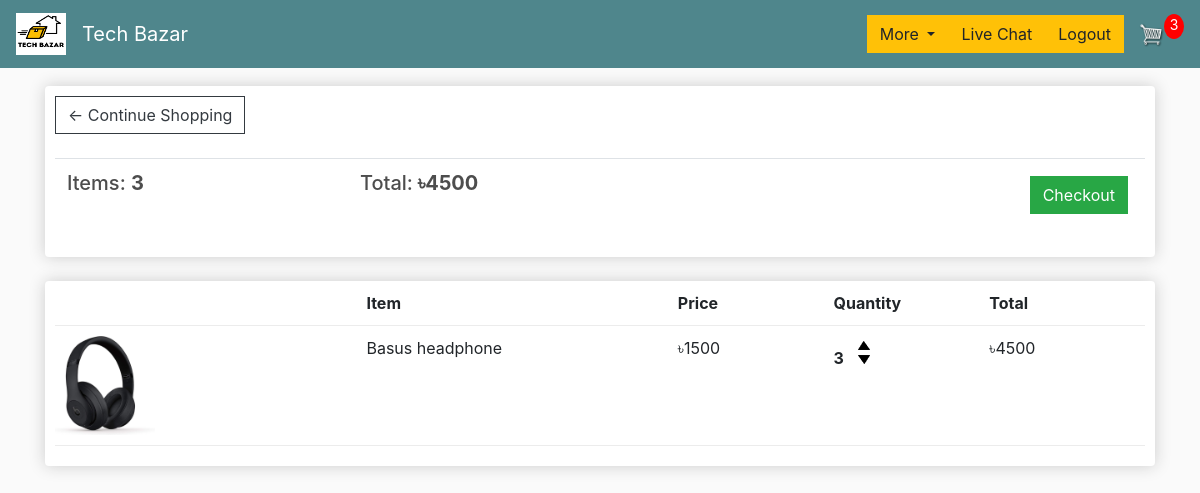
The page /cart/ (signed in) on the database as committed earlier.
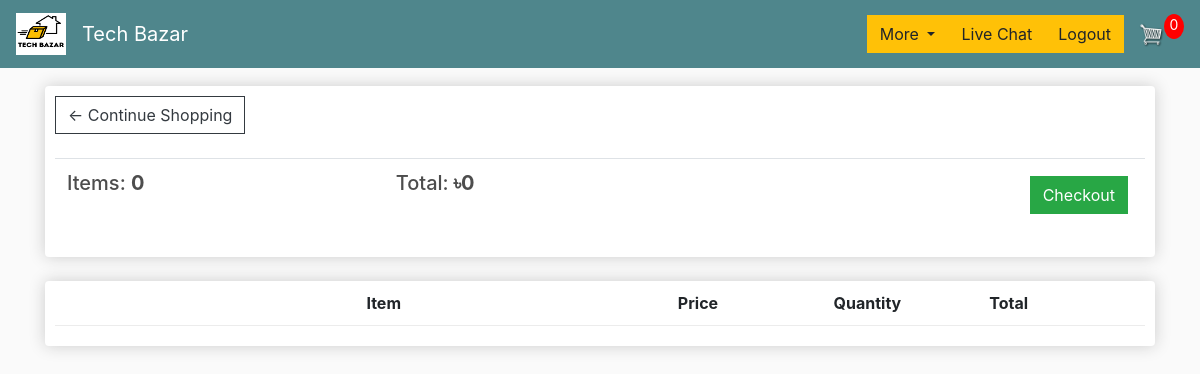
The same page on the database as committed later.
### store/models.py (models this page shows, shortened)
class Order(models.Model):
    customer = models.ForeignKey(Customer, on_delete=models.SET_NULL, null=True, blank=True)
    date_ordered = models.DateTimeField(auto_now_add=True)
    complete = models.BooleanField(default=False)
    transaction_id = models.CharField(max_length=100, null=True)
    @property
    def get_cart_total(self):
        orderitems = self.orderitem_set.all()
        total = sum([item.get_total for item in orderitems])
        return total
    @property
    def get_cart_items(self):
        orderitems = self.orderitem_set.all()
        total = sum([item.quantity for item in orderitems])
        return total

class OrderItem(models.Model):
    product = models.ForeignKey(Product, on_delete=models.SET_NULL, null=True)
    order = models.ForeignKey(Order, on_delete=models.SET_NULL, null=True)
    quantity = models.IntegerField(default=0, null=True, blank=True)
    date_added = models.DateTimeField(auto_now_add=True)
    @property
    def get_total(self):
        total = self.product.price * self.quantity
        return total

class Product(models.Model):
    name = models.CharField(max_length=200)
    price = models.IntegerField(default=0)
    description = models.CharField(max_length=200, default='', null=True, blank=True)
    category = models.ForeignKey(Category, on_delete=models.CASCADE, default=1)
    inStock = models.IntegerField(default=0, null=True, blank=True)
    soldout = models.IntegerField(default=0, null=True, blank=True)
    digital = models.BooleanField(default=False, null=True, blank=True)
    image = models.ImageField(null=True, blank=True)
    @property
    def imageURL(self):
        try:
            url = self.image.url
        except:
            url = ''
        return url

### store/views.py (the view)
# urls.py: path('cart/', views.cart, name="cart"),
def cart(request):
    data = cartData(request)
    cartItems = data['cartItems']
    order = data['order']
    items = data['items']
    context = {'items': items, 'order': order, 'cartItems': cartItems}
    return render(request, 'store/cart.html', context)

### store/utils.py (called while the page is built)
def cartData(request):
    if request.user.is_authenticated:
        customer = request.user.customer
        order, created = Order.objects.get_or_create(customer=customer, complete=False)
        items = order.orderitem_set.all()
        cartItems = order.get_cart_items
    else:
        cookieData = cookieCart(request)
        cartItems = cookieData['cartItems']
        order = cookieData['order']
        items = cookieData['items']
    return {'cartItems': cartItems, 'order': order, 'items': items}

### store/templates/store/cart.html
{% extends 'store/main.html' %}
{% load static %}
{% block content %}
<div class="container pt-2">
	<div class="row">
		<div class="col-lg-12">
			<div class="box-element">
				<a  class="btn btn-outline-dark" href="{% url 'store' %}">&#x2190; Continue Shopping</a>
				<br>
				<br>
				<table class="table">
					<tr>
						<th><h5>Items: <strong>{{order.get_cart_items}}</strong></h5></th>
						<th><h5>Total:<strong> ৳{{order.get_cart_total}}</strong></h5></th>
						<th>
							<a  style="float:right; margin:5px;" class="btn btn-success" href="{% url 'checkout' %}">Checkout</a>
						</th>
					</tr>
				</table>
			</div>
			<br>
			<div class="box-element">
				<div class="cart-row">
					<div style="flex:2"></div>
					<div style="flex:2"><strong>Item</strong></div>
					<div style="flex:1"><strong>Price</strong></div>
					<div style="flex:1"><strong>Quantity</strong></div>
					<div style="flex:1"><strong>Total</strong></div>
				</div>
				{% for item in items %}
				<div class="cart-row">
					<div style="flex:2"><img class="row-image" src="{{item.product.imageURL}}"></div>
					<div style="flex:2"><p>{{item.product.name}}</p></div>
					<div style="flex:1"><p>৳{{item.product.price}}</p></div>
					<div style="flex:1">
						<p class="quantity">{{item.quantity}}</p>
						<div class="quantity">
							<img data-product="{{item.product.id}}" data-action="add" class="chg-quantity update-cart" src="{% static  'images/arrow-up.png' %}">
							<img data-product="{{item.product.id}}" data-action="remove" class="chg-quantity update-cart" src="{% static  'images/arrow-down.png' %}">
						</div>
					</div>
					<div style="flex:1"><p>৳{{item.get_total}}</p></div>
				</div>
				{% endfor %}
			</div>
		</div>
	</div>
	</div>
{% endblock content %}

Rows that differ between the two databases and show on the page:
removed OrderItem: product.imageURL (picture), product.name "Basus headphone", product.price "1500", quantity "3", get_total "4500"
computed for Order: get_cart_items "3" → "0"; get_cart_total "4500" → "0"
Other text that changed with them:
{{ cartItems }}: "3" → "0"
